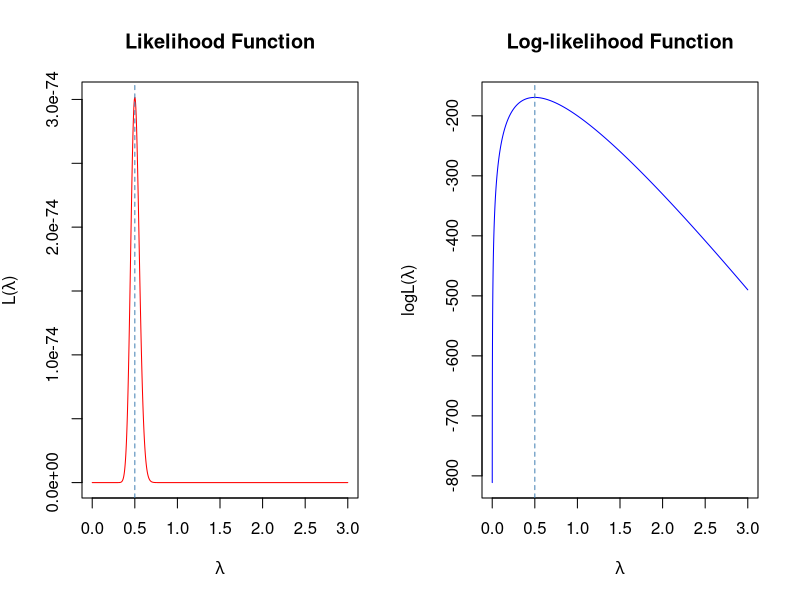
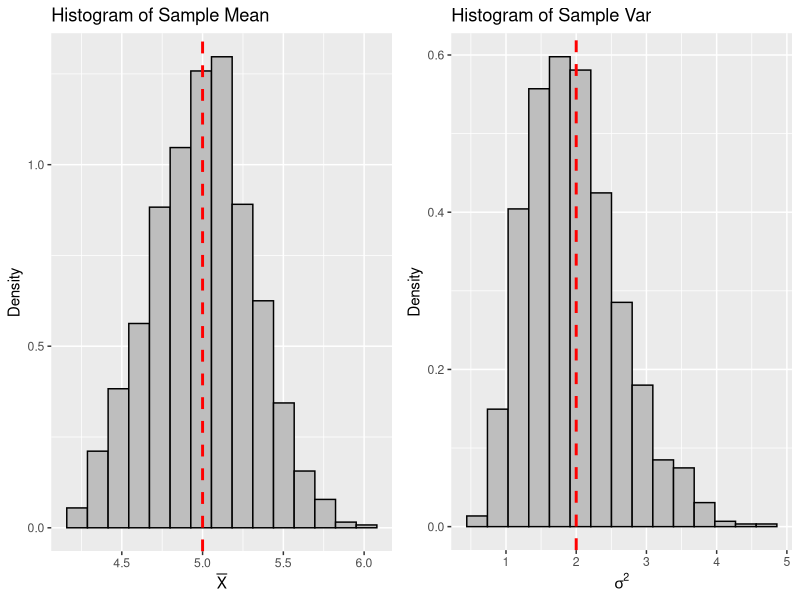
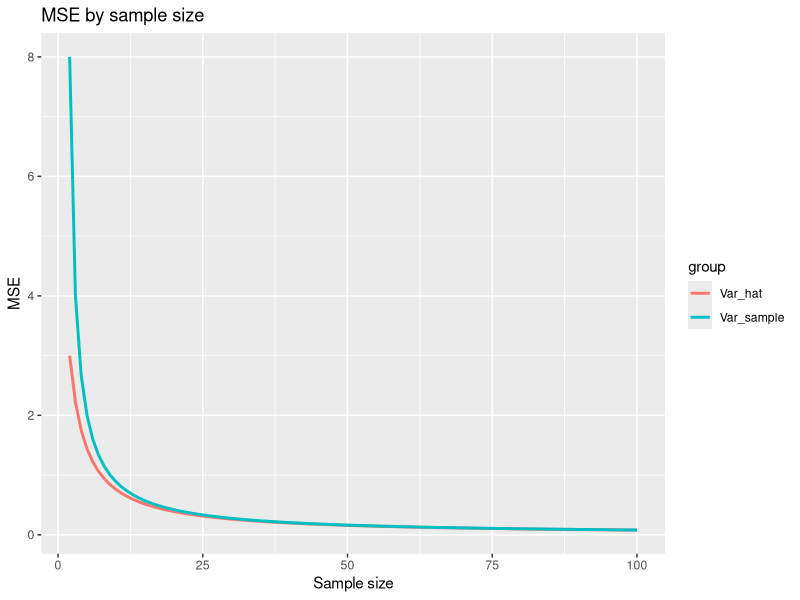

Generate these figures, in order, with R:
## ---- chunk 1
knitr::opts_chunk$set(echo = TRUE)
## ---- chunk 2

library(stats4)

## ---- chunk 3

set.seed(12345)

n <- 100
x <- rexp(n, rate = 1/2)

minuslogL <- function(lambda){
  -n*log(lambda) + lambda * sum(x)
}

MaxLikeEst <- mle(minuslogL, start = list(lambda = 1/2),
                  method = "L-BFGS-B", lower = 0, upper = Inf)

summary(MaxLikeEst)

1/mean(x)

## ---- chunk 4

xx <- seq(0, 3, length = 10000)
like <- xx^n * exp(-xx * sum(x))
loglike <- n*log(xx) - xx * sum(x)

par(mfrow = c(1,2))
plot(xx, like, type = "l", xlab = expression(lambda),
     ylab = expression(paste("L(", lambda, ")")), col = "red",
     main = "Likelihood Function")
abline(v = MaxLikeEst@coef, lty = 2, col = "steelblue")

plot(xx, loglike, type = "l", xlab = expression(lambda),
     ylab = expression(paste(log, "L(", lambda, ")")), col = "blue",
     main = "Log-likelihood Function")
abline(v = MaxLikeEst@coef, lty = 2, col = "steelblue")


## ---- chunk 5

REP <- 1000
n <- 20
mu <- 5
sigma <- sqrt(2)

sample_mean <- c()
sample_var <- c()
bias_mean <- c()
bias_var <- c()

for(i in 1:REP) {
  x = rnorm(n, mean = mu, sd = sigma)
  sample_mean[i] <- mean(x)
  sample_var[i] <- var(x)
  bias_mean[i] <- mu - sample_mean[i]
  bias_var[i] <- sigma^2 - sample_var[i]
}

library(dplyr)

df <- data.frame(sample_mean , bias_mean, sample_var, bias_var)
df %>% summarise_each(mean)

library(ggplot2)
library(gridExtra)

plot1 <- ggplot(data = df, aes(x = sample_mean, y = ..density..)) +
  geom_histogram(fill = "gray", colour = "black", bins = 15) +
  geom_vline(xintercept = mu, col = "red", lwd = 1, lty = 2) +
  xlab(expression(bar(X))) + ylab("Density") +
  ggtitle(label = "Histogram of Sample Mean")
 
plot2 <- ggplot(data = df, aes(x = sample_var, y = ..density..)) +
  geom_histogram(fill = "gray", colour = "black", bins = 15) +
  geom_vline(xintercept = sigma^2, col = "red", lwd = 1, lty = 2) +
  xlab(expression(sigma^2)) + ylab("Density") +
  ggtitle(label = "Histogram of Sample Var")

grid.arrange(plot1, plot2, ncol = 2)


n2 <- seq(2, 100)

mse_varsam <- (2 * sigma^4)/(n2 - 1)
mse_varhat <- (((2 * n2) -1)/(n2)^2) * sigma^4

data.frame(n2, mse_varsam, mse_varhat) %>% 
  mutate(compare = mse_varsam > mse_varhat) %>% 
  select(compare) %>% table()

df2 <- rbind(data.frame(size = n2, MSE = mse_varsam, group = "Var_sample"),
             data.frame(size = n2, MSE = mse_varhat, group = "Var_hat"))

ggplot(data = df2, aes(x = size, y = MSE, colour = group)) +
  geom_line(lwd = 1) +
  xlab("Sample size") + ylab("MSE") +
  ggtitle(label = "MSE by sample size")


## ---- chunk 6

set.seed(123)

n_100 <- rbinom(100, size = 1, prob = 0.8)
n_1000 <- rbinom(1000, size = 1, prob = 0.8)
n_10000 <- rbinom(10000, size = 1, prob = 0.8)

mlogL <- function(p,x){
  -sum(dbinom(x, size = 1, prob = p, log = TRUE))
}

r1 <- optimize(mlogL, interval = c(0,1), x = n_100)
r2 <- optimize(mlogL, interval = c(0,1), x = n_1000)
r3 <- optimize(mlogL, interval = c(0,1), x = n_10000)

data.frame(n_size = c(100, 1000, 10000),
           MLE_by_R = c(r1$minimum, r2$minimum, r3$minimum),
           mean = c(mean(n_100), mean(n_1000), mean(n_10000))) %>% 
  mutate(diff = MLE_by_R - mean)

